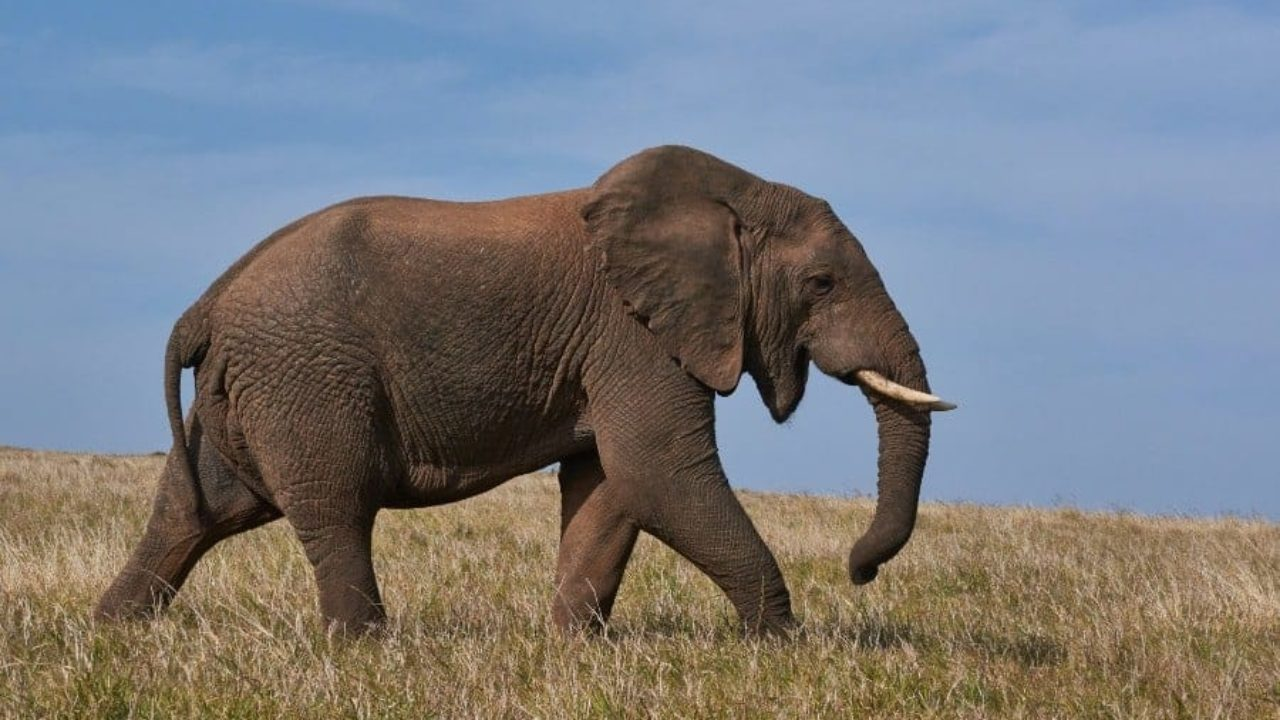
#> input picture images/elephant.jpg, 1280 x 720 px, found by its file name
$ python flip_topbottom.py
#> lines starting #> are read from the running program, lines starting #| are printed output that depends on the picture
#> further down, image is the input picture: PIL image 1280x720 RGB; mean R, G, B 120.6, 122.9, 127
from PIL import Image


def flip_image(image):
    # Cria uma cópia da imagem
    flipped_image = image.copy()

    # Obtém a largura e altura da imagem
    width, height = flipped_image.size
#> width = 1280; height = 720

    # Inverte a imagem na vertical
    for y in range(height // 2):
        for x in range(width):
            upper_pixel = flipped_image.getpixel((x, y))
            lower_pixel = flipped_image.getpixel((x, height - 1 - y))
            flipped_image.putpixel((x, y), lower_pixel)
            flipped_image.putpixel((x, height - 1 - y), upper_pixel)
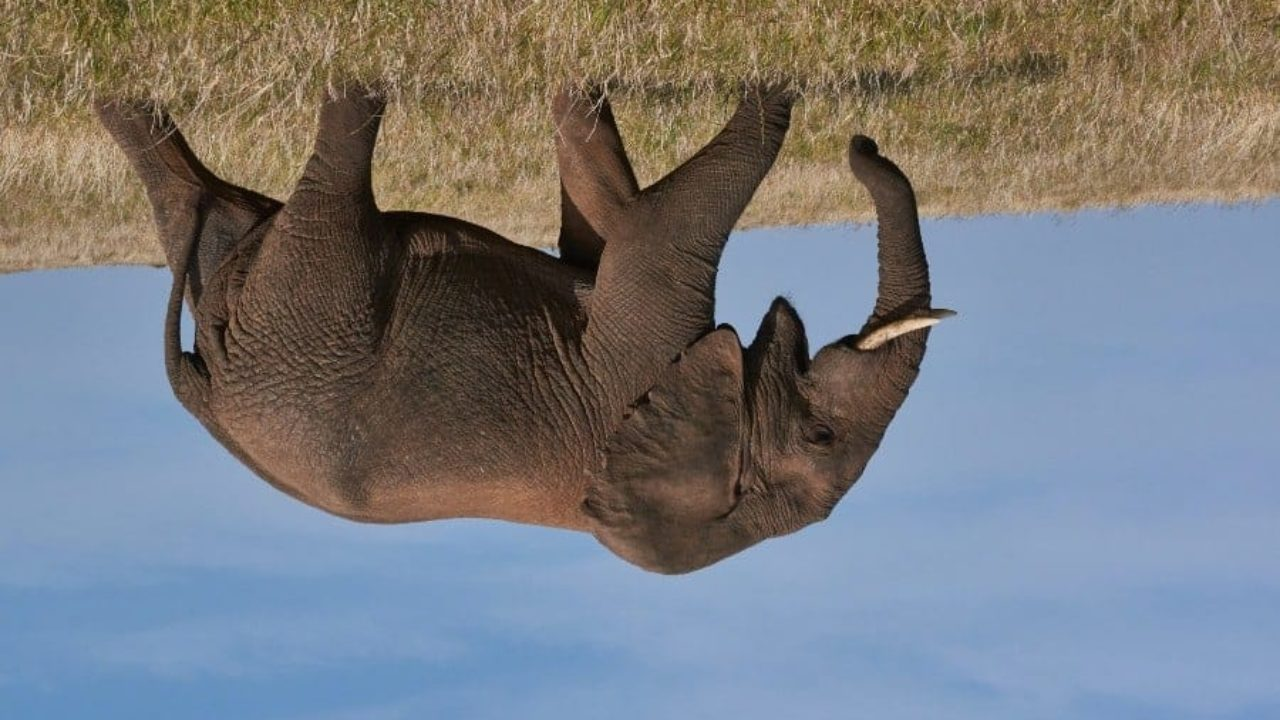
#> flipped_image: PIL image 1280x720 RGB; mean R, G, B 120.6, 122.9, 127

    return flipped_image


# Carrega a imagem desejada
image = Image.open("images/elephant.jpg")

# Inverte a imagem na vertical
flipped_image = flip_image(image)

# Salva a imagem resultante
flipped_image.save("images/elephant_flip_topbottom.jpg")
